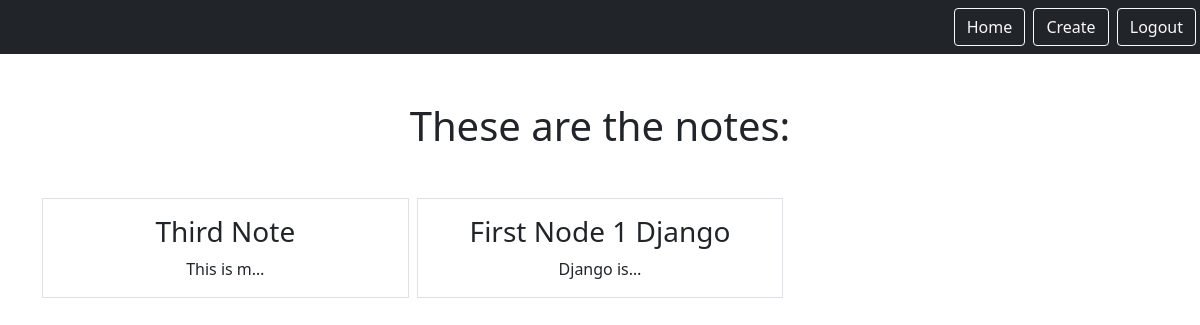
/smart/notes (signed in), run on an earlier commit of the app's database.
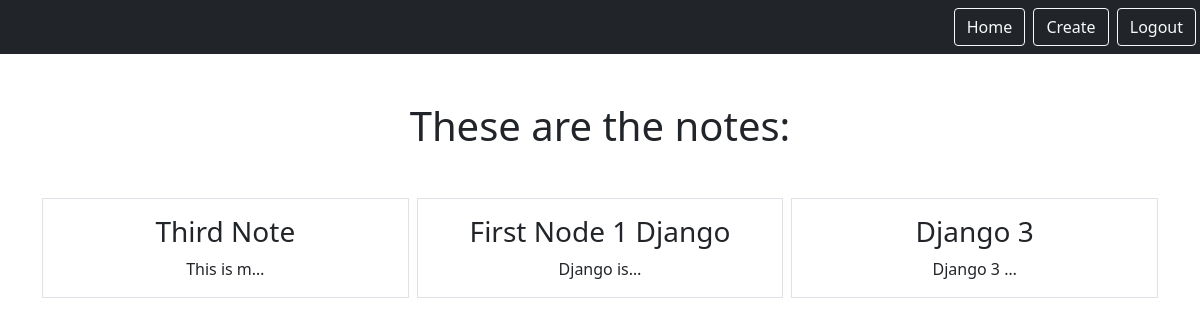
And on a later commit of the database.
### notes/models.py (models this page shows)
class Notes(models.Model):
    title = models.CharField(max_length=200)
    text = models.TextField()
    created = models.DateTimeField(auto_now_add = True)
    user = models.ForeignKey(User, on_delete=models.CASCADE, related_name = "notes")

### notes/views.py (the view)
# urls.py: path('notes', views.NotesListView.as_view(), name='notes.list'),
class NotesListView(LoginRequiredMixin, ListView):
    model = Notes
    context_object_name = 'notes'
    template_name = 'notes/notes_list.html'
    login_url = "/admin"
    def get_queryset(self):
        return self.request.user.notes.all()

### notes/templates/notes/notes_list.html
{% extends "base.html" %}
{% block content %}
    <h1 class="my-5">These are the notes: </h1>
    <div class="row row-cols-3 g-2">
        {% for note in notes%}
        <div class="col">
            <div class="p-3 border">
                <a href="{% url 'notes.detail' pk=note.id%}" class="text-dark text-decoration-none">
                    <h3>{{note.title}}</h3>
                </a>
                {{note.text|truncatechars:10}}
            </div>
        </div>
        {% endfor%}
    </div>
{% endblock %}

### static/templates/base.html (shortened to what this page needs)
{% load static %}
<html>
    <head>
        <link href="https://cdn.jsdelivr.net/npm/bootstrap@5.0.2/dist/css/bootstrap.min.css" rel="stylesheet">
    </head>
    <body>
        <nav class='navbar navbar-dark bg-dark'>
            <div class='ms-auto'>
                {% if user.is_authenticated %}
                <a href='{% url 'notes.list' %}' class='btn btn-outline-light me-1'>Home</a>
                <a href='{% url 'notes.new' %}' class='btn btn-outline-light me-1'>Create</a>
                <a href='{% url 'logout' %}' class='btn btn-outline-light me-1'>Logout</a>
                {% else %}
                <a href='{% url 'login' %}' class='btn btn-outline-light me-1'>Login</a>
                <a href='{% url 'signup' %}' class='btn btn-outline-light me-1'>SignUp</a>
                {% endif %}
            </div>
        </nav>
        <div class="my-5 text-center container">
            {% block content%}
            {% endblock%}
        </div>
    </body>
</html>

What changed in the data, as far as the page shows it:
added Notes: title "Django 3", text "Django 3 …"
